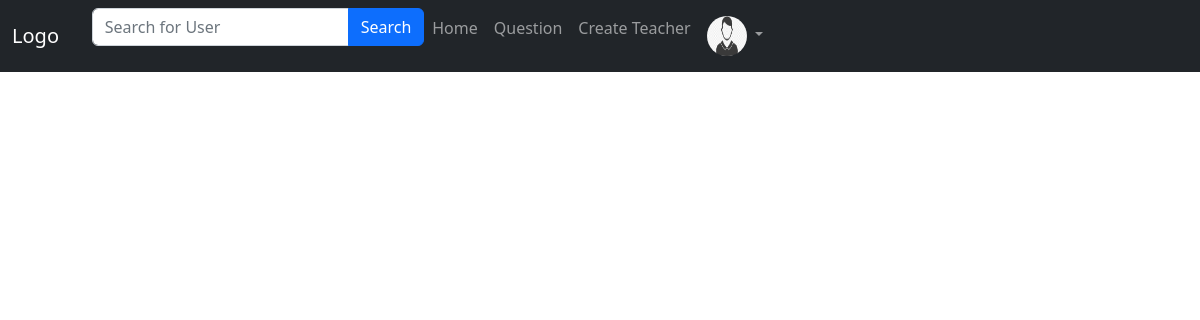
Page /post/questions/ (signed in) on the earlier database version.
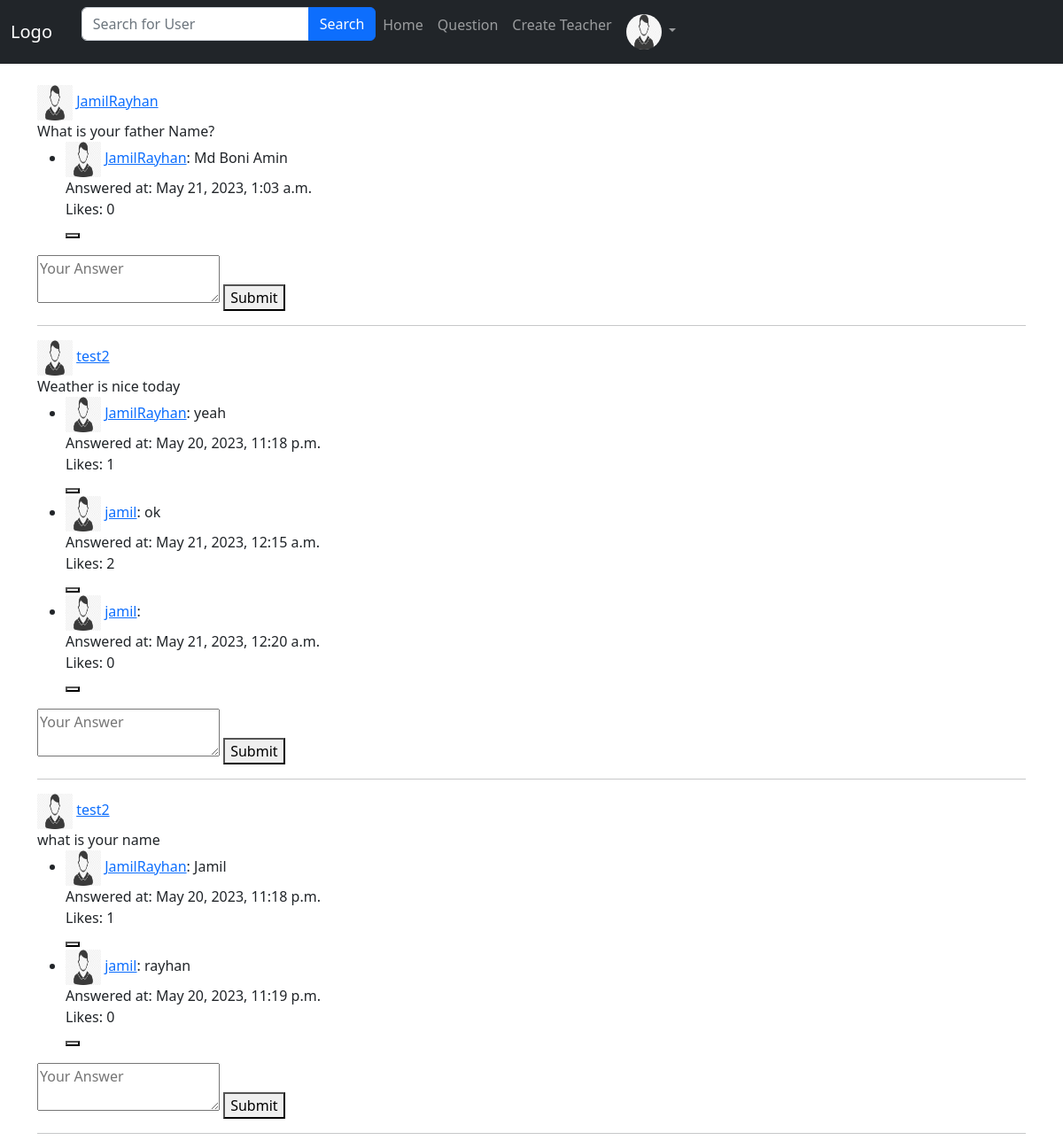
Same page on the later database version.
### App_Post/models.py (models this page shows, shortened)
class Posts(models.Model):
    author = models.ForeignKey(User, on_delete=models.CASCADE, related_name='post')
    question = models.CharField(max_length=264, blank=True)
    upload_date = models.DateTimeField(auto_now_add=True)
    update_date = models.DateTimeField(auto_now=True)
    class Meta:
        ordering=['-upload_date',]

class Answer(models.Model):
    post = models.ForeignKey(Posts, on_delete=models.CASCADE, related_name='comments')
    author = models.ForeignKey(User, on_delete=models.CASCADE)
    content = models.TextField()
    created_at = models.DateTimeField(auto_now_add=True)
    class Meta:
        ordering = ['created_at']

### App_Post/views.py (the view)
# urls.py: path('questions/',views.questions,name='questions'),
@login_required
@login_required
def questions(request):
    posts = Posts.objects.all()
    return render(request, 'App_Post/question_list.html', context={'title': 'Frequently Asked Question', 'posts': posts})

### templates/App_Post/question_list.html (shortened to what this page needs)
{% extends 'navbar.html' %}
{% load crispy_forms_tags %}
{% block body_block %}
    {% for post in posts %}
        <div>
            {% if post.author.user_profile.profile_pic %}
                <img src="/media/{{ post.author.user_profile.profile_pic }}" width="40px" height="40px">
            {% else %}
                <img src="/media/default.png" width="40px" height="40px">
            {% endif %}
            <a href="{% url 'Login_App:user' username=post.author %}">{{ post.author }}</a> <br>
            {{ post.question }} <br>
            <ul>
                {% for answer in post.comments.all %}
                    <li>
                        {% if answer.author.user_profile.profile_pic %}
                            <img src="/media/{{ answer.author.user_profile.profile_pic }}" width="40px" height="40px">
                        {% else %}
                            <img src="/media/default.png" width="40px" height="40px">
                        {% endif %}
                        <a href="{% url 'Login_App:user' username=answer.author %}">{{ answer.author }}</a>: {{ answer.content }}
                        <br>
                        Answered at: {{ answer.created_at }}
                        <br>
                        Likes: {{ answer.likes.count }}
                        <form method="POST" action="{% url 'App_Post:like_answer' answer.id %}">
                            {% if request.user in answer.likes.all %}
                                <button type="submit" class="like-button liked">
                                    <i class="fa-solid fa-thumbs-up fa-beat fa-sm"></i>
                                </button>
                            {% else %}
                                <button type="submit" class="like-button">
                                </button>
                            {% endif %}
                        </form>
                    </li>
                {% empty %}
                    <li>Not Answered yet.</li>
                {% endfor %}
            </ul>
            <form method="POST" action="{% url 'App_Post:add_ans' post.id %}">
                <textarea name="content" placeholder="Your Answer"></textarea>
                <button type="submit">Submit</button>
            </form>
            <hr>
        </div>
    {% endfor %}
{% endblock %}

### templates/navbar.html (shortened to what this page needs)
<!DOCTYPE html>
<html lang="en">
<head>
  <link href="https://cdn.jsdelivr.net/npm/bootstrap@5.2.3/dist/css/bootstrap.min.css" rel="stylesheet">
</head>
<body>
<nav class="navbar navbar-expand-lg bg-dark navbar-dark">
  <div class="container-fluid">
    <a class="navbar-brand" href="{% url 'App_Post:home' %}">Logo</a>
    <div class="collapse navbar-collapse" id="collapsibleNavbar">
      <ul class="navbar-nav ">
        <form method="get" action="{% url 'App_Post:home' %}">
          <div class="input-group mb-3">
              <input type="text" class="form-control" placeholder="Search for User" name="search">
              <button class="btn btn-primary" type="submit">Search</button>
          </div>
      </form>
        <li class="nav-item">
          <a class="nav-link" href="{% url 'App_Post:home' %}">Home</a>
        </li>
        <li class="nav-item">
          <a class="nav-link" href="{% url 'App_Post:questions' %}">Question</a>
        </li>
        {% if request.user.is_superuser %}
        <li class="nav-item">
        <a class="nav-link" href="{% url 'adminpanel:create_teacher' %}">Create Teacher</a>
        </li>
        {% endif %}
        <li class="nav-item dropdown">
          {% if user.user_profile.profile_pic %}
          <a class="nav-link dropdown-toggle" href="#" role="button" data-bs-toggle="dropdown">
            <img src="/media/{{user.user_profile.profile_pic}}" width= '40px' height="40px" class="rounded-circle">
          </a>
          {% else %}
          <a class="nav-link dropdown-toggle" href="#" role="button" data-bs-toggle="dropdown">
            <img src="/media/default.png" width= '40px' height="40px" class="rounded-circle">
          </a>
          {% endif %}
        </li>
      </ul>
    </div>
  </div>
</nav>
<br>
<div class="container">
{% block body_block %}
{% endblock %}
</div>
</body>
</html>

Differences in the rows shown:
added Posts: author "JamilRayhan", question "What is your father Name?"
added Answer: author "JamilRayhan", content "Md Boni Amin", created_at "May 21, 2023, 1:03 a.m.", likes.count "0"
added Posts: author "test2", question "Weather is nice today"
added Answer: author "JamilRayhan", content "yeah", created_at "May 20, 2023, 11:18 p.m.", likes.count "1", shown under "test2"
added Answer: author "jamil", content "ok", created_at "May 21, 2023, 12:15 a.m.", likes.count "2", shown under "test2"
added Answer: author "jamil", created_at "May 21, 2023, 12:20 a.m.", likes.count "0", shown under "test2"
added Posts: author "test2", question "what is your name"
added Answer: author "JamilRayhan", content "Jamil", created_at "May 20, 2023, 11:18 p.m.", likes.count "1", shown under "test2"
added Answer: author "jamil", content "rayhan", created_at "May 20, 2023, 11:19 p.m.", likes.count "0", shown under "test2"
